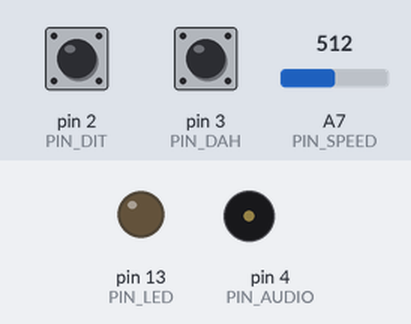
A program run on a simulated Arduino Nano, built with avr-gcc and run on an emulated ATmega328P. Parts: output pins drawn as LEDs (lit = HIGH), buzzer (waves = sounding). Dashed ring = blinking. The inputs (shaded band) are chosen by the test bench; at power-on: A7 (PIN_SPEED) = 512, pin 2 (PIN_DIT) HIGH, pin 3 (PIN_DAH) HIGH. What the program prints to the serial monitor is not drawn.

Above: at 2.2 s.
2.3 s: A7 (PIN_SPEED) set to 716
At 3.4 s:
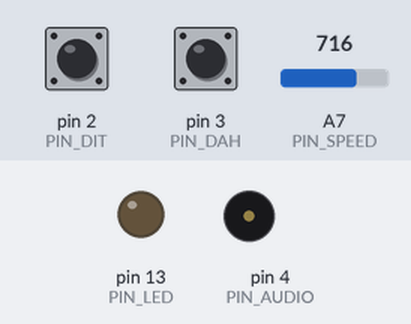
3.8 s: pin 2 (PIN_DIT) pulled LOW for 1 s
At 4.42 s:
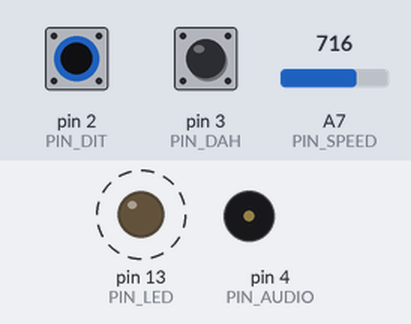
6.8 s: pin 3 (PIN_DAH) pulled LOW for 1 s
At 8.9 s:
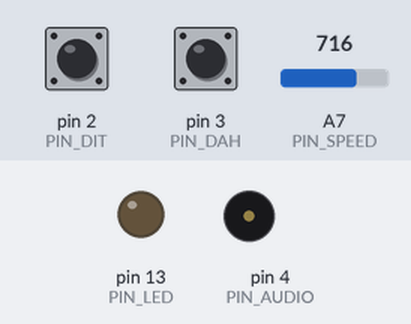
9.8 s: pin 2 (PIN_DIT) pulled LOW for 0.15 s
At 10.6 s:
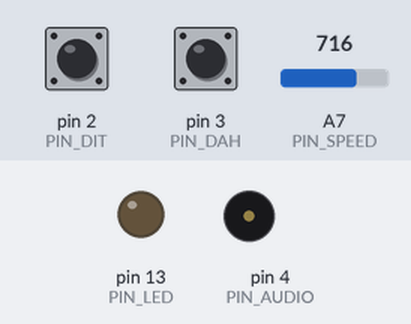
11.5 s: pin 3 (PIN_DAH) pulled LOW for 0.15 s
At 11.55 s:
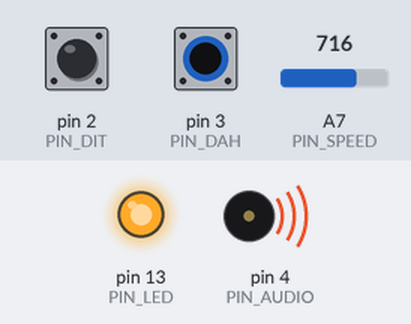
13.2 s: pin 3 (PIN_DAH) pulled LOW for 3.2 s
At 16.9 s:
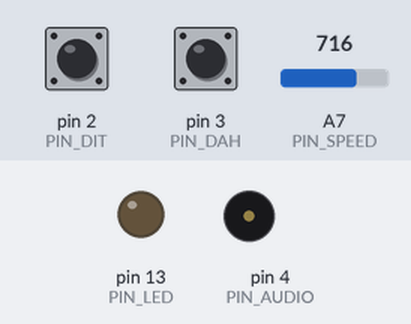
Timing chart, 0 to 18.4 s (numbered marks = the images above; inputs shaded):
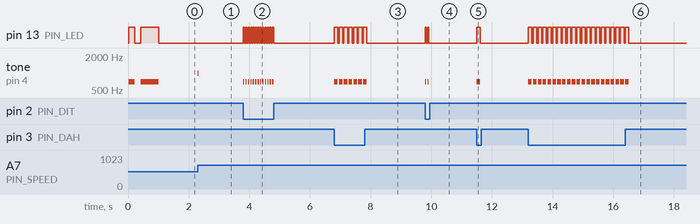

The program:

main.cpp
```cpp
#include <Arduino.h>

/*
 * Arduino Nano Iambic Keyer (Mode B Squeeze Logic with Built-in Serial Decoder)
 * Pins:
 *   D2: Dit Paddle (active LOW, internal pull-up)
 *   D3: Dah Paddle (active LOW, internal pull-up)
 *   D4: Audio Sidetone Out (700 Hz square wave)
 *   D13: Onboard LED (flashes with tone)
 *   A7: Speed Potentiometer Wiper (outer legs to 3V3 and GND)
 */

const int PIN_DIT   = 2;
const int PIN_DAH   = 3;
const int PIN_AUDIO = 4;
const int PIN_LED   = LED_BUILTIN;
const int PIN_SPEED = A7;

const int SIDETONE_FREQ   = 700;
const int SPEED_PIP_FREQ   = 1000; // Hz for milestone beep
const int SPEED_PIP_MS     = 12;   // Click duration (ms)
const int SPEED_PIP_GAP_MS = 25;   // Silence gap between double clicks (ms)

const int MIN_WPM = 5;
const int MAX_WPM = 35;
const int POT_MIN_ADC = 10;   // ADC 0-10 maps to 5 WPM
const int POT_MAX_ADC = 850;  // ADC 850+ maps to 35 WPM

// Debounce / Lockout timing
const unsigned long LOCKOUT_MS = 8;
unsigned long ditLastChange = 0;
unsigned long dahLastChange = 0;
bool ditStable = false;
bool dahStable = false;

bool straightKeyMode = false;
bool straightToneActive = false;
const unsigned long STRAIGHT_HOLD_MS = 25; // Release hold-off to bridge mid-press contact bounce
unsigned long lastStraightPressTime = 0;

enum KeyerState { IDLE, SEND_ELEMENT, PAUSE_ELEMENT };
KeyerState state = IDLE;

enum ElementType { NONE, DIT, DAH };
ElementType currentElement = NONE;
ElementType lastElement    = NONE;

unsigned long elementStartTime = 0;
unsigned long elementDuration  = 0;
unsigned long idleStartTime    = 0;

bool ditMemory = false;
bool dahMemory = false;

// Decoder buffer and tracking
String morseBuffer = "";
bool charDecoded = true;
bool wordSpaceSent = true;

// Morse Code Lookup Table
struct MorseMap {
  const char* pattern;
  char character;
};

const MorseMap morseTable[] = {
  {".-", 'A'},    {"-...", 'B'},  {"-.-.", 'C'},  {"-..", 'D'},
  {".", 'E'},     {"..-.", 'F'},  {"--.", 'G'},   {"....", 'H'},
  {"..", 'I'},    {".---", 'J'},  {"-.-", 'K'},   {".-..", 'L'},
  {"--", 'M'},    {"-.", 'N'},    {"---", 'O'},   {".--.", 'P'},
  {"--.-", 'Q'},  {".-.", 'R'},   {"...", 'S'},   {"-", 'T'},
  {"..-", 'U'},   {"...-", 'V'},  {".--", 'W'},   {"-..-", 'X'},
  {"-.--", 'Y'},  {"--..", 'Z'},
  {"-----", '0'}, {".----", '1'}, {"..---", '2'}, {"...--", '3'},
  {"....-", '4'}, {".....", '5'}, {"-....", '6'}, {"--...", '7'},
  {"---..", '8'}, {"----.", '9'},
  {".-.-.-", '.'}, {"--..--", ','}, {"..--..", '?'}, {"-..-.", '/'},
  {"-....-", '-'}, {".-... ", '&'}, {".-.-.", '+'},  {"-...-", '='}
};

char decodeMorse(const String& code) {
  for (size_t i = 0; i < sizeof(morseTable) / sizeof(morseTable[0]); i++) {
    if (code.equals(morseTable[i].pattern)) {
      return morseTable[i].character;
    }
  }
  return '?'; // Unrecognized pattern
}

// Non-blocking speed pip generator
int pipBeepsRemaining = 0;
unsigned long pipNextActionTime = 0;
bool pipToneIsOn = false;

void triggerPip(bool isDouble) {
  if (state != IDLE) return;
  tone(PIN_AUDIO, SPEED_PIP_FREQ);
  pipToneIsOn = true;
  pipNextActionTime = millis() + SPEED_PIP_MS;
  pipBeepsRemaining = isDouble ? 1 : 0;
}

void updatePip() {
  if (pipNextActionTime == 0) return;
  if (state != IDLE) {
    pipNextActionTime = 0;
    pipBeepsRemaining = 0;
    pipToneIsOn = false;
    return;
  }

  unsigned long now = millis();
  if (now >= pipNextActionTime) {
    if (pipToneIsOn) {
      noTone(PIN_AUDIO);
      pipToneIsOn = false;
      if (pipBeepsRemaining > 0) {
        pipNextActionTime = now + SPEED_PIP_GAP_MS;
      } else {
        pipNextActionTime = 0;
      }
    } else {
      if (pipBeepsRemaining > 0) {
        tone(PIN_AUDIO, SPEED_PIP_FREQ);
        pipToneIsOn = true;
        pipNextActionTime = now + SPEED_PIP_MS;
        pipBeepsRemaining--;
      } else {
        pipNextActionTime = 0;
      }
    }
  }
}

void checkSpeedPip(int currentWpm) {
  static int lastWpm = -1;
  static int lastBeepedMilestone = -1;

  if (lastWpm == -1) {
    lastWpm = currentWpm;
    if (currentWpm % 5 == 0) {
      lastBeepedMilestone = currentWpm;
    }
    return;
  }

  if (currentWpm != lastWpm) {
    int low = min(lastWpm, currentWpm);
    int high = max(lastWpm, currentWpm);

    for (int m = 5; m <= MAX_WPM; m += 5) {
      if (m >= low && m <= high) {
        if (m != lastBeepedMilestone) {
          bool isDouble = (m % 10 == 0);
          triggerPip(isDouble);
          lastBeepedMilestone = m;
          break;
        }
      }
    }

    if (lastBeepedMilestone != -1 && abs(currentWpm - lastBeepedMilestone) >= 2) {
      lastBeepedMilestone = -1;
    }

    lastWpm = currentWpm;
  }
}

int getDitLength() {
  int potVal = analogRead(PIN_SPEED);
  int clampedPot = constrain(potVal, POT_MIN_ADC, POT_MAX_ADC);
  int wpm = map(clampedPot, POT_MIN_ADC, POT_MAX_ADC, MIN_WPM, MAX_WPM);

  checkSpeedPip(wpm);

  static int lastReportedPot = -999;
  if (abs(potVal - lastReportedPot) > 8) {
    lastReportedPot = potVal;
    Serial.print("[Speed] ADC A7: ");
    Serial.print(potVal);
    Serial.print(" -> ");
    Serial.print(wpm);
    Serial.println(" WPM");
  }

  return 1200 / wpm;
}

void toneOn() {
  tone(PIN_AUDIO, SIDETONE_FREQ);
  digitalWrite(PIN_LED, HIGH);
}

void toneOff() {
  noTone(PIN_AUDIO);
  digitalWrite(PIN_LED, LOW);
}

void updatePaddles() {
  unsigned long now = millis();

  bool rawDit = (digitalRead(PIN_DIT) == LOW);
  if (rawDit != ditStable && (now - ditLastChange >= LOCKOUT_MS)) {
    ditStable = rawDit;
    ditLastChange = now;
  }

  bool rawDah = (digitalRead(PIN_DAH) == LOW);
  if (rawDah != dahStable && (now - dahLastChange >= LOCKOUT_MS)) {
    dahStable = rawDah;
    dahLastChange = now;
  }
}

void setup() {
  pinMode(PIN_DIT, INPUT_PULLUP);
  pinMode(PIN_DAH, INPUT_PULLUP);
  pinMode(PIN_AUDIO, OUTPUT);
  pinMode(PIN_LED, OUTPUT);
  digitalWrite(PIN_LED, LOW);

  delay(20); // Let internal pull-ups settle on power-up

  // Single check at boot: LOW means Ring is grounded (mono plug OR Dah paddle held)
  straightKeyMode = (digitalRead(PIN_DAH) == LOW);

  if (straightKeyMode) {
    // 1-second long Dah (1000 ms)
    toneOn();
    delay(1000);
    toneOff();
  } else {
    Serial.begin(115200);
    // 1-second Dit-Dah: 200 ms Dit + 200 ms Gap + 600 ms Dah = 1000 ms
    toneOn();
    delay(200);
    toneOff();
    delay(200);
    toneOn();
    delay(600);
    toneOff();

    Serial.println("\n--- Iambic Keyer Ready ---");
  }
}

void loop() {
  unsigned long now = millis();

  if (straightKeyMode) {
    if (digitalRead(PIN_DIT) == LOW) {
      lastStraightPressTime = now;
      if (!straightToneActive) {
        toneOn();
        straightToneActive = true;
      }
    } else if (straightToneActive && (now - lastStraightPressTime >= STRAIGHT_HOLD_MS)) {
      toneOff();
      straightToneActive = false;
    }
    return;
  }

  int ditLen = getDitLength();

  updatePaddles();
  updatePip();

  // Mode B Latch Rules
  if (state == SEND_ELEMENT) {
    if (now - elementStartTime > (elementDuration / 2)) {
      if (currentElement == DIT && dahStable) dahMemory = true;
      if (currentElement == DAH && ditStable) ditMemory = true;
    }
  } else if (state == PAUSE_ELEMENT) {
    if (lastElement == DIT && dahStable) dahMemory = true;
    if (lastElement == DAH && ditStable) ditMemory = true;
  } else if (state == IDLE) {
    if (ditStable) ditMemory = true;
    if (dahStable) dahMemory = true;
  }

  switch (state) {
    case IDLE:
      // Check for Character Space (3 dit units of silence)
      if (!charDecoded && (now - idleStartTime >= (unsigned long)ditLen * 3)) {
        if (morseBuffer.length() > 0) {
          Serial.print(decodeMorse(morseBuffer));
          morseBuffer = "";
        }
        charDecoded = true;
      }

      // Check for Word Space (7 dit units of silence)
      if (charDecoded && !wordSpaceSent && (now - idleStartTime >= (unsigned long)ditLen * 7)) {
        Serial.print(" ");
        wordSpaceSent = true;
      }

      if (ditMemory && dahMemory) {
        currentElement = (lastElement == DIT) ? DAH : DIT;
      } else if (ditMemory) {
        currentElement = DIT;
      } else if (dahMemory) {
        currentElement = DAH;
      } else {
        currentElement = NONE;
      }

      if (currentElement != NONE) {
        if (currentElement == DIT) {
          ditMemory = false;
          elementDuration = ditLen;
          morseBuffer += ".";
        } else {
          dahMemory = false;
          elementDuration = ditLen * 3;
          morseBuffer += "-";
        }
        charDecoded = false;
        wordSpaceSent = false;

        toneOn();
        elementStartTime = now;
        state = SEND_ELEMENT;
      }
      break;

    case SEND_ELEMENT:
      if (now - elementStartTime >= elementDuration) {
        toneOff();
        lastElement = currentElement;
        elementDuration = ditLen; // 1 dit unit gap between elements
        elementStartTime = now;
        state = PAUSE_ELEMENT;
      }
      break;

    case PAUSE_ELEMENT:
      if (now - elementStartTime >= elementDuration) {
        if (lastElement == DIT && ditStable) ditMemory = true;
        if (lastElement == DAH && dahStable) dahMemory = true;

        if (ditMemory && dahMemory) {
          currentElement = (lastElement == DIT) ? DAH : DIT;
        } else if (ditMemory) {
          currentElement = DIT;
        } else if (dahMemory) {
          currentElement = DAH;
        } else {
          currentElement = NONE;
        }

        if (currentElement != NONE) {
          if (currentElement == DIT) {
            ditMemory = false;
            elementDuration = ditLen;
            morseBuffer += ".";
          } else {
            dahMemory = false;
            elementDuration = ditLen * 3;
            morseBuffer += "-";
          }
          toneOn();
          elementStartTime = now;
          state = SEND_ELEMENT;
        } else {
          idleStartTime = now;
          state = IDLE;
        }
      }
      break;
  }
}
```

Measured:
- after the input at 2.3 s, tone on pin 4 (PIN_AUDIO): silent → 1000 Hz at once, → silent 0.01 s later
- after the input at 3.8 s, pin 13 (PIN_LED): alternates HIGH for 0.04 s and LOW for 0.04 s, 26 changes in all, then stays LOW, starting at once; tone on pin 4 (PIN_AUDIO): alternates 700 Hz for 0.04 s and silent for 0.04 s, 26 changes in all, then stays silent, starting at once
- after the input at 6.8 s, pin 13 (PIN_LED): alternates HIGH for 0.12 s and LOW for 0.04 s, 14 changes in all, then stays LOW, starting at once; tone on pin 4 (PIN_AUDIO): alternates 700 Hz for 0.12 s and silent for 0.04 s, 14 changes in all, then stays silent, starting at once
- after the input at 9.8 s, pin 13 (PIN_LED): alternates HIGH for 0.04 s and LOW for 0.04 s, 4 changes in all, then stays LOW, starting at once; tone on pin 4 (PIN_AUDIO): alternates 700 Hz for 0.04 s and silent for 0.04 s, 4 changes in all, then stays silent, starting at once
- after the input at 11.5 s, pin 13 (PIN_LED): LOW → HIGH at once, → LOW 0.12 s later; tone on pin 4 (PIN_AUDIO): silent → 700 Hz at once, → silent 0.12 s later
- after the input at 13.2 s, pin 13 (PIN_LED): alternates HIGH for 0.12 s and LOW for 0.04 s, 42 changes in all, then stays LOW, starting at once; tone on pin 4 (PIN_AUDIO): alternates 700 Hz for 0.12 s and silent for 0.04 s, 42 changes in all, then stays silent, starting at once
